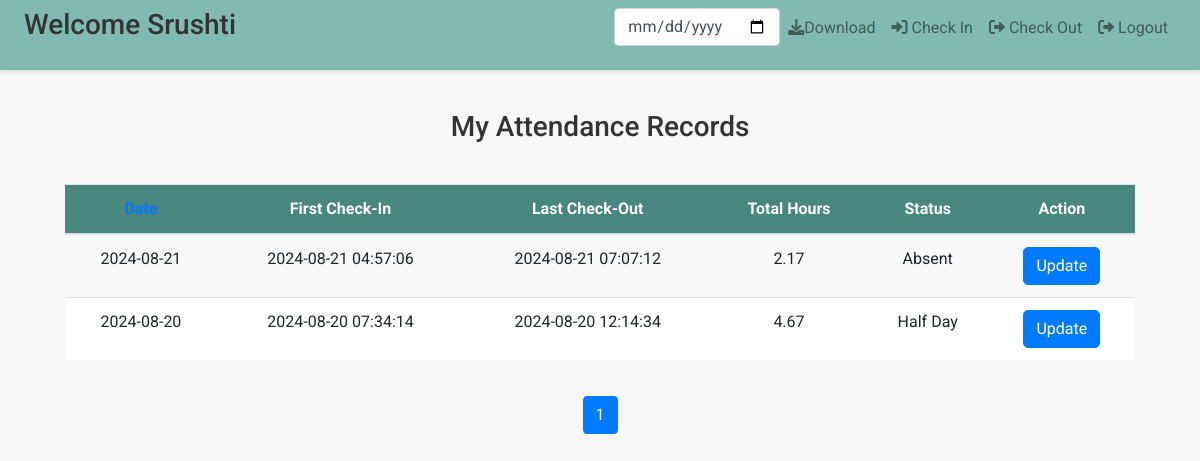
/?action=dashboard (signed in), run on the app's committed database.
### tables this page shows
CREATE TABLE `users` (
  `id` int(11) NOT NULL,
  `username` varchar(50) NOT NULL,
  `email` varchar(100) NOT NULL,
  `password_hash` varchar(255) NOT NULL
);

CREATE TABLE `attendance_log` (
  `id` int(11) NOT NULL,
  `user_id` int(11) DEFAULT NULL,
  `date` date NOT NULL,
  `first_check_in` timestamp NOT NULL DEFAULT current_timestamp(),
  `last_check_out` timestamp NULL DEFAULT NULL,
  `total_hours` decimal(5,2) DEFAULT 0.00,
  `status` enum('Full Day','Half Day','Absent') NOT NULL
);

### controller/controller.php (called while the page is built, shortened)
<?php
require_once 'model/model.php';
class UserController
{
    private $userModel;
    public function __construct($pdo)
    {
        $this->userModel = new UserModel($pdo);
    }
    public function showdashboard()
    {
        $userId = $_SESSION['id'];
        $limit = 3;
        $page = isset($_GET['page']) ? (int) $_GET['page'] : 1;
        $offset = ($page - 1) * $limit;
        $currentSortBy = isset($_GET['sort_by']) ? $_GET['sort_by'] : 'date';
        $currentSortOrder = isset($_GET['sort_order']) ? $_GET['sort_order'] : 'DESC';
        $nextSortOrder = $currentSortOrder === 'DESC' ? 'ASC' : 'DESC';
        $user = $this->userModel->getUserById($userId);
        $username = $user['username'];
        $totalRecords = $this->userModel->getTotalAttendanceLogCount($userId);
        $attendanceLog = $this->userModel->getAttendanceLog($userId, $limit, $offset, $currentSortBy, $currentSortOrder);
        include 'view/dashboard.php';
    }
}
?>

### model/model.php (called while the page is built, shortened)
<?php
class UserModel
{
    private $conn;
    public function __construct($pdo)
    {
        $this->conn = $pdo;
    }
    public function getAttendanceLog($userId, $limit, $offset, $sortBy, $sortOrder)
    {
        $sql = "SELECT * FROM attendance_log WHERE user_id = :user_id
            ORDER BY $sortBy $sortOrder
            LIMIT :limit OFFSET :offset";
        $stmt = $this->conn->prepare($sql);
        $stmt->bindParam(':user_id', $userId, PDO::PARAM_INT);
        $stmt->bindParam(':limit', $limit, PDO::PARAM_INT);
        $stmt->bindParam(':offset', $offset, PDO::PARAM_INT);
        $stmt->execute();
        return $stmt->fetchAll(PDO::FETCH_ASSOC);
    }
    public function getUserById($userId)
    {
        $sql = "SELECT username FROM users WHERE id = :user_id";
        $stmt = $this->conn->prepare($sql);
        $stmt->execute(['user_id' => $userId]);
        return $stmt->fetch(PDO::FETCH_ASSOC);
    }
    public function getTotalAttendanceLogCount($userId)
    {
        $sql = "SELECT COUNT(*) FROM attendance_log WHERE user_id = :user_id";
        $stmt = $this->conn->prepare($sql);
        $stmt->bindParam(':user_id', $userId, PDO::PARAM_INT);
        $stmt->execute();
        return $stmt->fetchColumn();
    }
}
?>

### view/dashboard.php (the view, shortened to what this page needs)
<!DOCTYPE html>
<html lang="en">
<head>
    <link href="https://maxcdn.bootstrapcdn.com/bootstrap/4.5.2/css/bootstrap.min.css" rel="stylesheet">
    <link rel="stylesheet" href="https://cdnjs.cloudflare.com/ajax/libs/font-awesome/6.0.0-beta3/css/all.min.css">
</head>
<body>
    <nav class="navbar navbar-expand-lg navbar-light">
        <h3 class="text-center text-md-left">Welcome <?php echo htmlspecialchars($username); ?></h3>
        <div class="collapse navbar-collapse" id="navbarNav">
            <ul class="navbar-nav ml-auto">
                <li>
                    <div class="form-group text-center">
                        <input type="date" id="searchDate" class="form-control" placeholder="Search by Date" required>
                    </div>
                </li>
                <li class="nav-item">
                    <a href="index.php?action=download_csv" class="nav-link"><i class="fas fa-download"></i>Download</a>
                </li>
                <li class="nav-item">
                    <a class="nav-link" href="?action=checkIn"><i class="fas fa-sign-in-alt"></i> Check In</a>
                </li>
                <li class="nav-item">
                    <a class="nav-link" href="?action=checkOut"><i class="fas fa-sign-out-alt"></i> Check Out</a>
                </li>
                <li class="nav-item">
                    <a class="nav-link" href="?action=logout"><i class="fas fa-sign-out-alt"></i> Logout</a>
                </li>
            </ul>
        </div>
    </nav>
    <div class="container">
        <h3>My Attendance Records</h3>
        <div class="card-body">
            <table class="table table-hover text-center">
                <thead>
                    <tr>
                        <th>
                            <a href="#" class="sort" data-sort-by="date"
                                data-sort-order="<?php echo $nextSortOrder; ?>">Date</a>
                        </th>
                        <th>First Check-In</th>
                        <th>Last Check-Out</th>
                        <th>Total Hours</th>
                        <th>Status</th>
                        <th>Action</th>
                    </tr>
                </thead>
                <tbody id="attendanceTable">
                    <?php if (empty($attendanceLog)): ?>
                        <tr>
                            <td colspan="5" class="text-center">No records found</td>
                        </tr>
                    <?php else: ?>
                        <?php foreach ($attendanceLog as $log): ?>
                            <tr>
                                <td><?php echo htmlspecialchars($log['date']); ?></td>
                                <td><?php echo htmlspecialchars($log['first_check_in']); ?></td>
                                <td><?php echo htmlspecialchars($log['last_check_out']); ?></td>
                                <td><?php echo htmlspecialchars($log['total_hours']); ?></td>
                                <td><?php echo htmlspecialchars($log['status']); ?></td>
                                <td>
                                    <button type="button" class="btn btn-primary" data-toggle="modal" data-target="#updateModal"
                                        onclick="openModal(<?= $log['id'] ?>)">
                                        Update
                                    </button>
                                </td>
                            </tr>
                        <?php endforeach; ?>
                    <?php endif; ?>
                </tbody>
            </table>
        </div>
    </div>
    <nav aria-label="Page navigation">
        <ul class="pagination justify-content-center">
            <?php for ($i = 1; $i <= ceil($totalRecords / $limit); $i++): ?>
                <li class="page-item <?php echo $i == $page ? 'active' : ''; ?>">
                    <button class="page-link" data-page="<?php echo $i; ?>">
                        <?php echo $i; ?>
                    </button>
                </li>
            <?php endfor; ?>
        </ul>
    </nav>
</body>
</html>

### view/dashboard.php (style rules this page uses)
body { font-family: 'Roboto', sans-serif; background-color: #f7f7f7; color: #333333; }
.navbar { background-color: #80bab1; box-shadow: 0 2px 4px rgba(0, 0, 0, 0.1); position: sticky; top: 0; z-index: 1000; padding: 0.5rem 1.5rem; }
.navbar-brand, .nav-link { color: #1f2121; }
.container { margin-top: 40px; }
.table thead th { background-color: #48877d; color: #ffffff; text-align: center; }
.table tbody tr:nth-child(odd) { background-color: #f9f9f9; }
.table tbody tr:nth-child(even) { background-color: #ffffff; }
.pagination .page-item.active .page-link { background-color: #007bff; border-color: #007bff; color: #ffffff; }
.pagination .page-link { color: #007bff; transition: background-color 0.2s ease; }
.btn { background-color: #007bff; color: #ffffff; transition: background-color 0.3s ease; border-radius: 5px; }
h3 { margin-bottom: 20px; font-weight: 500; color: #333333; text-align: center; }

### data on the page
users: username "Srushti"
attendance_log: date "2024-08-21", first_check_in "2024-08-21 04:57:06", last_check_out "2024-08-21 07:07:12", total_hours "2.17", status "Absent"
attendance_log: date "2024-08-20", first_check_in "2024-08-20 07:34:14", last_check_out "2024-08-20 12:14:34", total_hours "4.67", status "Half Day"
